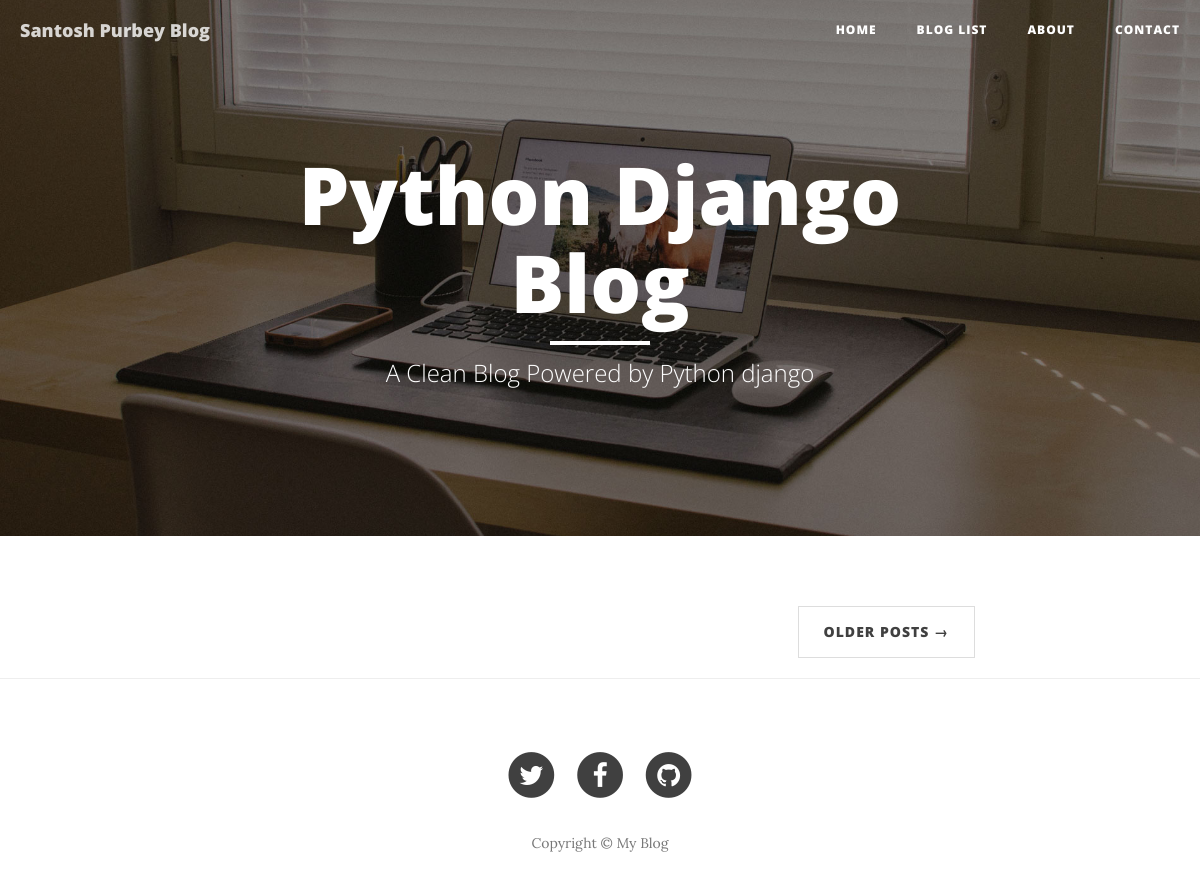
Before: / with the older database file.
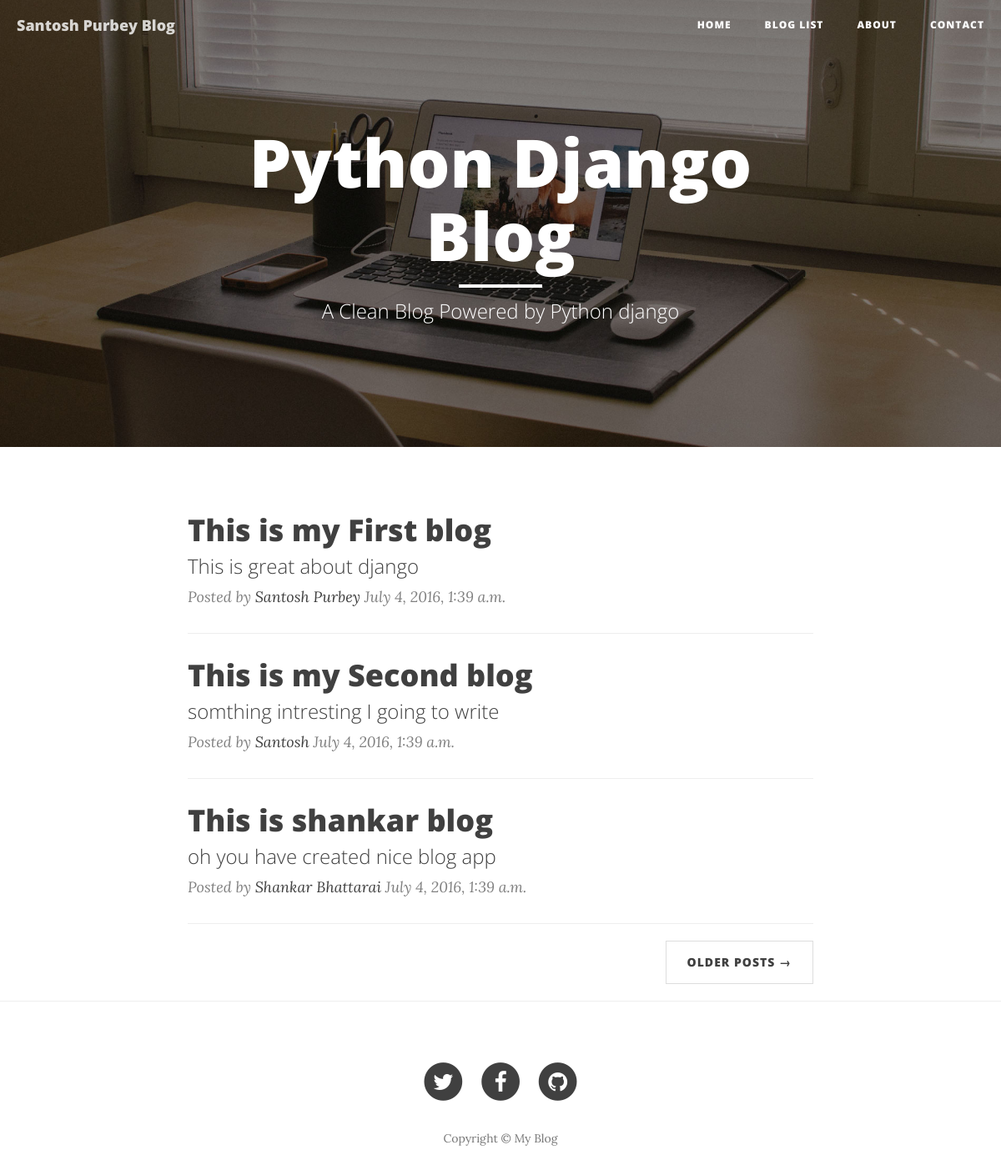
After: the same page with the newer database file.
### blog_app/models.py (models this page shows, shortened)
class PostBlog(models.Model):
    title = models.CharField(help_text='write beautiful title of your blog', max_length=140)
    image = models.ImageField(null=True, blank=True, upload_to='Blog Image',)
    content = models.TextField(help_text='Write something you wish to write!')
    author = models.CharField(help_text='full Name', max_length=60)
    publish = models.BooleanField(default=False)
    created = models.DateTimeField(auto_now_add=True, auto_now=False)
    updated = models.DateTimeField(auto_now_add=False, auto_now=True)

### blog_app/views.py (the view)
# urls.py: url(r'^$', home_view, name='home'),
def home_view(request):
	template = 'index.html'
	blogs = PostBlog.objects.all()
	context = {
	'title': 'Santosh Blog - Home',
	'blog_list': blogs
	}
	return render(request, template, context)

### templates/index.html (shortened to what this page needs)
{% extends 'base.html' %}
{% load staticfiles %}
{% block header %}
    <header class="intro-header" style="background-image: url('{% static "img/home-bg.jpg" %}')">
        <div class="container">
            <div class="row">
                <div class="col-lg-8 col-lg-offset-2 col-md-10 col-md-offset-1">
                    <div class="site-heading">
                        <h1>Python Django Blog</h1>
                        <hr class="small">
                        <span class="subheading">A Clean Blog Powered by Python django </span>
                    </div>
                </div>
            </div>
        </div>
    </header>
{% endblock header %}
{% block container %}
    {% for blog in blog_list %}
        {% if blog.publish %}
                <div class="post-preview">
                    <a href="{% url 'detail' blog.id %}">
                        <h2 class="post-title">
                            {{ blog.title }}
                        </h2>
                        <h3 class="post-subtitle">
                            {{ blog.content }}
                        </h3>
                    </a>
                    <p class="post-meta">Posted by <a href="#">{{ blog.author }}</a> {{ blog.updated }}</p>
                </div>
                <hr>
        {% endif %}
    {% endfor %}
{% endblock container %}

Changed rows visible on the page:
now on this page (row edited): PostBlog: title "This is my First blog", content "This is great about django", author "Santosh Purbey", updated "July 4, 2016, 1:39 a.m."
now on this page (row edited): PostBlog: title "This is my Second blog", content "somthing intresting I going to write", author "Santosh", updated "July 4, 2016, 1:39 a.m."
now on this page (row edited): PostBlog: title "This is shankar blog", content "oh you have created nice blog app", author "Shankar Bhattarai", updated "July 4, 2016, 1:39 a.m."
